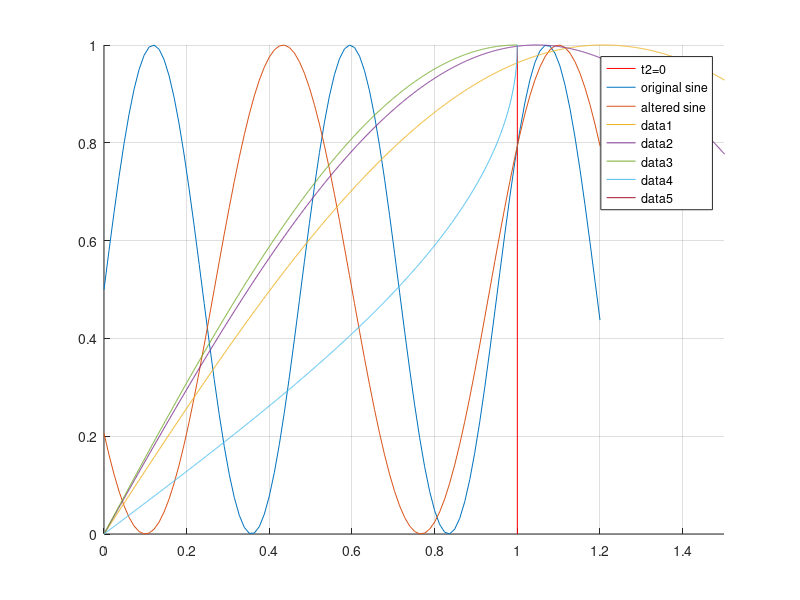

The MATLAB source for this figure: (Note: this script raises an error after producing the figure.)
%%
close all, clear all, clc
x = linspace(0,1.2);
line([1 1],get(axes,'YLim'),'Color',[1 0 0]); hold on
f1 = 2.1;
phi = asin(sin(2*pi*1*f1));

f2 = 1.5;
plot(x,0.5 + 0.5*sin(2*pi*x*f1)); hold on
plot(x,0.5 + 0.5*sin(2*pi*(x+1)*f2 + phi)); hold on
axis([0 1.5 0 1])
legend('t2=0','original sine','altered sine')




%%
prev_chest_c = 79.8;
avg_chest_c = 70;
range = 19;
relative_c = 0.4956;

phi = 0.77;
phi = 0.2475*pi;
f = 0.21;
dt = 0.5;

%plotting the breathing f
t = 0:0.001:10;
f = 1.3;
plot(t,sin(t*f));grid on;
%the value of x(9) = sin(9*f)
t_9_f_9 = sin(9*f)
%assume that on t=9 the there is a change in f
f = 1.5;
plot(t,sin(t*f));grid on;
t_10_f_1_2 = sin(10*f)
%now the value of x seems to have skipped several time steps

%sin(2*pi* f * dt + phi)


%plots:
t = 0:0.001:1;
%sinus curve
plot(t,sin(t*0.5*pi))
%inverse sinus
plot(t,asin(t)/pi * 2)


%%
clc
clear all
x = linspace(-100,100);
a = 0.001; b = 0.0031; c = 10;
f1 = a*x.^2 + b*x + c;
plot(x,f1)
syms x a b c
f1 = a*x.^2 + b*x + c
f2 = diff(f1)
% b + 2*a*x
f3 = b + 2*a*x;
%%
clear all
% x = linspace(-100,100);
% a = 0.001; b = 0.0031; c = 10;
% f3 = b + 2*a*x;
% find(min(f3) == f3)
% plot(x,f3)


mini = 30;
maxi = 250;
x = 30:2:250; %linspace
a = 0.001; b = 0.0031; c = 10;
f3 = b + 2*a*x;
min([1 1]);
min(f3)

% index = find(min(f2) == f2)
% f1(index)
% x(index)
% f2 = simplify(f2)
% pretty(f2)
% crit_pts = solve(f1)
%  -(b + (b^2 - 4*a*c)^(1/2))/(2*a)
%  -(b - (b^2 - 4*a*c)^(1/2))/(2*a)
%%
% function result = red_green_graph(model, trace, parameters, t)
   starting_dir = l2.getall(trace, t+1, 'desire', predicate('starting_dir', NaN)).arg{1}.arg{1};
   image=zeros(300,400,3);
   if starting_dir == '1 in'
	image(:,:,2)=1; %green
   elseif starting_dir == '3 out'
   	image(:,:,1)=1; %red
   else image(:,:,3)=1; %blue
   end
   figure, imshow(image)
% end

%%
image=zeros(300,400,3);
image(:,:,2)=1; %green
image(:,:,1)=1; %red
image(:,:,3)=1; %blue
figure, imshow(image)
%%
Y = [1, 5, 3;
     3, 2, 7;
     1, 5, 3;
     2, 6, 1];
h = area(Y,'LineStyle',':');
Y = [1 1];
h = area(Y,'LineStyle',':');
h(1).FaceColor = [1 0 0];% red
h(1).FaceColor = [0 0 1];% blue
h(1).FaceColor = [1 1 0];% yellow
h(1).FaceColor = [0 0.5 0];% green
% h(1).FaceColor = [0 0 0];% black
